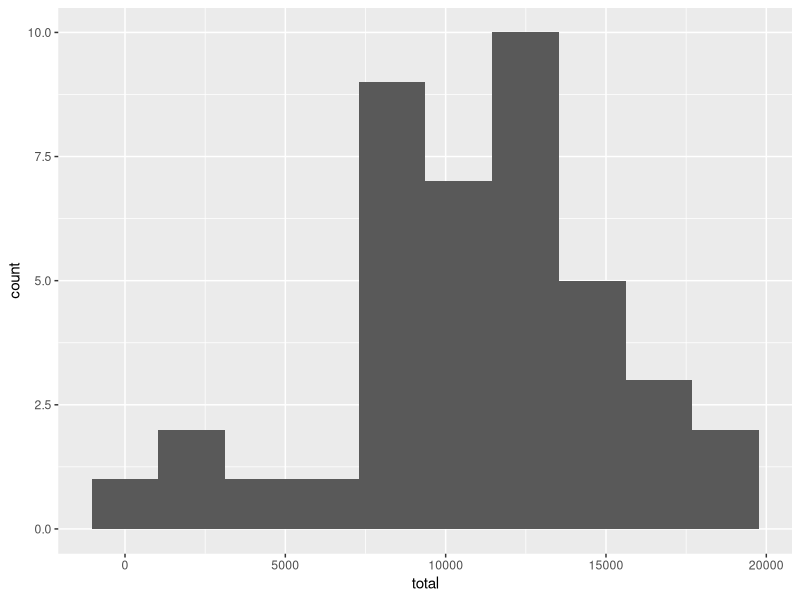
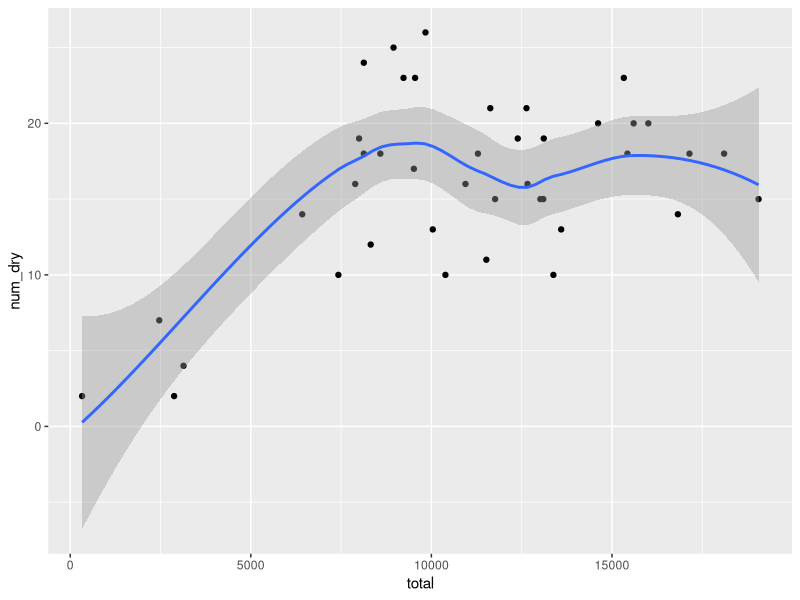
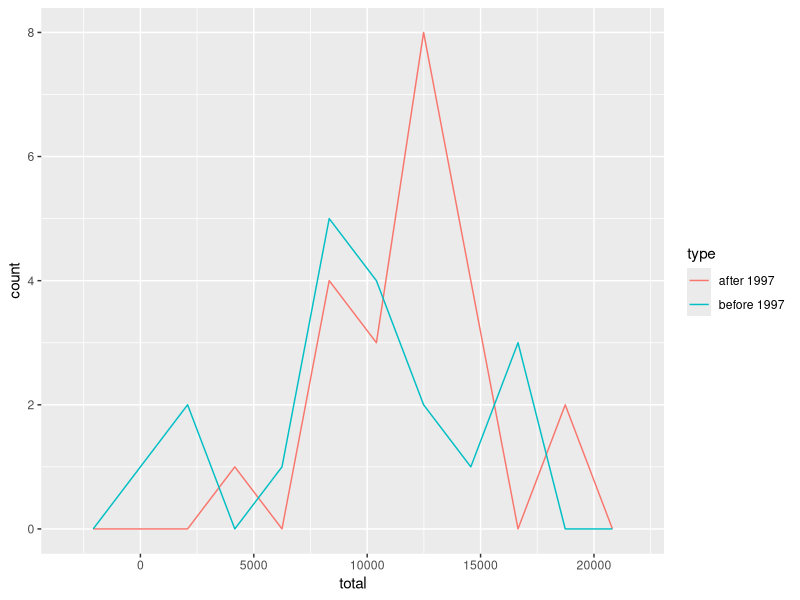
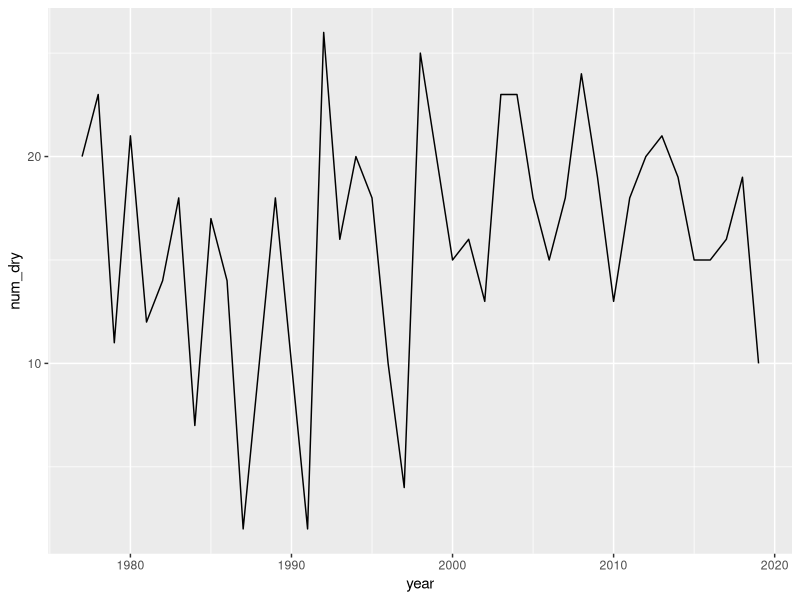

The R source for these figures, in order:

library(tidyverse)
library(lubridate)

dat = read_csv("data/CM000004910.csv")
glimpse(dat)
tidied_dat = dat %>%
  mutate(DATE=ymd(DATE)) %>%
  mutate(month=month(DATE),year = year(DATE))
  

jja <- tidied_dat %>%
  filter((month>=6)&(month<=8),year>=1976 & year<2020)
jto <- tidied_dat %>%
  filter((month>=6)&(month<=10))

jjaresults = jja %>%
  group_by(year) %>%
  summarize(total=sum(PRCP,na.rm=TRUE),num_dry=sum(PRCP<=3,na.rm=TRUE)) %>%
  filter(total!=0)
ggplot(jjaresults,mapping=aes(x=total))+
  geom_histogram(bins=10)

ggplot(jjaresults,mapping=aes(x=total,y=num_dry))+
  geom_point()+
  geom_smooth()

(1976+2019)/2

jjaresults %>%
  mutate(type=if_else(year<1997,'before 1997','after 1997')) %>%
ggplot(mapping=aes(x=total,color=type))+
  geom_freqpoly(bins=10)



ggplot(jjaresults,mapping=aes(x=year,y=num_dry))+
  geom_line()

  
  
